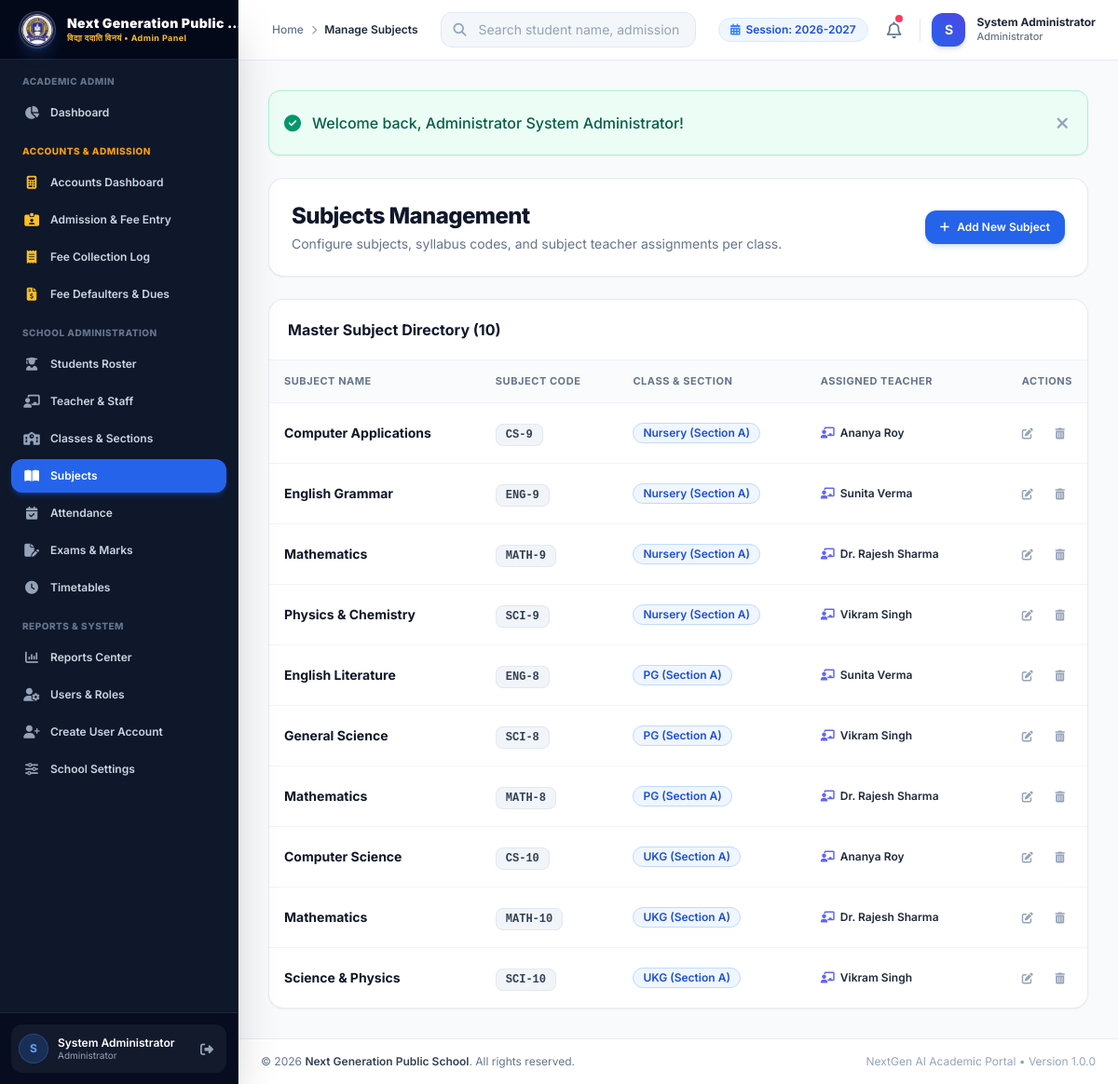
Page /admin/subjects/index.php (signed in) on the committed database.
### tables this page shows
CREATE TABLE `school_settings` (
  `id` INT AUTO_INCREMENT PRIMARY KEY,
  `setting_key` VARCHAR(100) NOT NULL UNIQUE,
  `setting_value` TEXT DEFAULT NULL,
  `updated_at` DATETIME DEFAULT CURRENT_TIMESTAMP ON UPDATE CURRENT_TIMESTAMP
);

CREATE TABLE `subjects` (
  `id` INT AUTO_INCREMENT PRIMARY KEY,
  `subject_name` VARCHAR(100) NOT NULL,
  `subject_code` VARCHAR(30) NOT NULL UNIQUE,
  `class_id` INT DEFAULT NULL,
  `teacher_id` INT DEFAULT NULL,
  `created_at` DATETIME DEFAULT CURRENT_TIMESTAMP,
  `updated_at` DATETIME DEFAULT CURRENT_TIMESTAMP ON UPDATE CURRENT_TIMESTAMP,
  FOREIGN KEY (`class_id`) REFERENCES `classes`(`id`) ON DELETE SET NULL,
  FOREIGN KEY (`teacher_id`) REFERENCES `teachers`(`id`) ON DELETE SET NULL
);

CREATE TABLE `classes` (
  `id` INT AUTO_INCREMENT PRIMARY KEY,
  `class_name` VARCHAR(50) NOT NULL,
  `section` VARCHAR(20) NOT NULL,
  `teacher_id` INT DEFAULT NULL,
  `room_number` VARCHAR(30) NOT NULL,
  `academic_session` VARCHAR(30) NOT NULL DEFAULT '2026-2027',
  `created_at` DATETIME DEFAULT CURRENT_TIMESTAMP,
  `updated_at` DATETIME DEFAULT CURRENT_TIMESTAMP ON UPDATE CURRENT_TIMESTAMP,
  FOREIGN KEY (`teacher_id`) REFERENCES `teachers`(`id`) ON DELETE SET NULL
);

CREATE TABLE `teachers` (
  `id` INT AUTO_INCREMENT PRIMARY KEY,
  `teacher_id` VARCHAR(30) NOT NULL UNIQUE,
  `name` VARCHAR(100) NOT NULL,
  `subject` VARCHAR(100) NOT NULL,
  `qualification` VARCHAR(100) NOT NULL,
  `mobile` VARCHAR(20) NOT NULL,
  `email` VARCHAR(100) NOT NULL,
  `address` TEXT,
  `joining_date` DATE NOT NULL,
  `status` ENUM('Active', 'Inactive') DEFAULT 'Active',
  `username` VARCHAR(50) DEFAULT NULL UNIQUE,
  `password` VARCHAR(255) DEFAULT NULL,
  `created_at` DATETIME DEFAULT CURRENT_TIMESTAMP,
  `updated_at` DATETIME DEFAULT CURRENT_TIMESTAMP ON UPDATE CURRENT_TIMESTAMP
);

### includes/auth.php (called while the page is built, shortened)
<?php
require_once __DIR__ . '/../config/database.php';
function base_url($path = '') {
    $script_name = $_SERVER['SCRIPT_NAME'] ?? '';
    if (strpos($script_name, '/admin/') !== false) {
        $root = substr($script_name, 0, strpos($script_name, '/admin/'));
    } elseif (strpos($script_name, '/teacher/') !== false) {
        $root = substr($script_name, 0, strpos($script_name, '/teacher/'));
    } elseif (strpos($script_name, '/student/') !== false) {
        $root = substr($script_name, 0, strpos($script_name, '/student/'));
    } else {
        $dir = dirname($script_name);
        $root = ($dir === '/' || $dir === '\\') ? '' : $dir;
    }
    $clean_path = ltrim($path, '/');
    return rtrim($root, '/') . ($clean_path ? '/' . $clean_path : '');
}
function is_logged_in() {
    return isset($_SESSION['user_id']) && !empty($_SESSION['user_id']);
}
function is_admin() {
    return is_logged_in() && ($_SESSION['role'] ?? '') === 'admin';
}
function is_teacher() {
    return is_logged_in() && ($_SESSION['role'] ?? '') === 'teacher';
}
function is_student() {
    return is_logged_in() && ($_SESSION['role'] ?? '') === 'student';
}
function get_school_setting($key, $default = '') {
    global $pdo;
    try {
        $stmt = $pdo->prepare("SELECT setting_value FROM school_settings WHERE setting_key = :k LIMIT 1");
        $stmt->execute(['k' => $key]);
        $val = $stmt->fetchColumn();
        return $val !== false ? $val : $default;
    } catch (Exception $e) {
        return $default;
    }
}
function e($string) {
    return htmlspecialchars($string ?? '', ENT_QUOTES, 'UTF-8');
}
function csrf_token() {
    return $_SESSION['csrf_token'];
}

### admin/subjects/index.php (the view, shortened to what this page needs)
<?php
$page_title = 'Manage Subjects';
require_once __DIR__ . '/../../includes/header.php';
$query = "SELECT s.*, c.class_name, c.section, t.name as teacher_name
          FROM subjects s
          LEFT JOIN classes c ON s.class_id = c.id
          LEFT JOIN teachers t ON s.teacher_id = t.id
          ORDER BY c.class_name ASC, s.subject_name ASC";
$subjects = $pdo->query($query)->fetchAll();
?>
<div class="space-y-6">
    <div class="flex flex-col md:flex-row md:items-center justify-between gap-4 bg-white p-6 rounded-2xl border border-slate-200/80 shadow-sm">
        <div>
            <h1 class="text-2xl font-extrabold text-slate-900 tracking-tight">Subjects Management</h1>
            <p class="text-sm text-slate-500 mt-1">Configure subjects, syllabus codes, and subject teacher assignments per class.</p>
        </div>
        <div>
            <a href="<?= base_url('admin/subjects/add.php') ?>" class="inline-flex items-center space-x-2 px-4 py-2.5 bg-blue-600 hover:bg-blue-700 text-white font-semibold text-xs rounded-xl shadow-md shadow-blue-500/20 transition-all">
                <i class="fa-solid fa-plus text-xs"></i>
                <span>Add New Subject</span>
            </a>
        </div>
    </div>
    <div class="bg-white rounded-2xl border border-slate-200/80 shadow-sm overflow-hidden">
        <div class="p-5 border-b border-slate-100 flex items-center justify-between">
            <h3 class="font-bold text-slate-900 text-base">Master Subject Directory (<?= count($subjects) ?>)</h3>
        </div>
        <div class="overflow-x-auto">
            <table class="w-full text-left border-collapse">
                <thead>
                    <tr class="bg-slate-50/70 border-b border-slate-100 text-[11px] font-bold text-slate-500 uppercase tracking-wider">
                        <th class="py-3.5 px-4">Subject Name</th>
                        <th class="py-3.5 px-4">Subject Code</th>
                        <th class="py-3.5 px-4">Class & Section</th>
                        <th class="py-3.5 px-4">Assigned Teacher</th>
                        <th class="py-3.5 px-4 text-right">Actions</th>
                    </tr>
                </thead>
                <tbody class="divide-y divide-slate-100 text-sm font-medium text-slate-700">
                    <?php if (empty($subjects)): ?>
                        <tr>
                            <td colspan="5" class="py-8 text-center text-slate-400">No subjects created yet. Click 'Add New Subject' to begin.</td>
                        </tr>
                    <?php else: ?>
                        <?php foreach ($subjects as $s): ?>
                            <tr class="hover:bg-slate-50/80 transition-colors">
                                <td class="py-3.5 px-4">
                                    <span class="font-bold text-slate-900 block"><?= e($s['subject_name']) ?></span>
                                </td>
                                <td class="py-3.5 px-4">
                                    <span class="font-mono text-xs px-2.5 py-1 bg-slate-100 text-slate-700 rounded-lg border border-slate-200 font-bold"><?= e($s['subject_code']) ?></span>
                                </td>
                                <td class="py-3.5 px-4">
                                    <span class="inline-flex items-center px-2.5 py-0.5 rounded-full text-xs font-semibold bg-blue-50 text-blue-700 border border-blue-200">
                                        <?= e($s['class_name'] ?? 'Unassigned') ?> (Section <?= e($s['section'] ?? '-') ?>)
                                    </span>
                                </td>
                                <td class="py-3.5 px-4">
                                    <?php if (!empty($s['teacher_name'])): ?>
                                        <span class="text-xs font-semibold text-slate-800 flex items-center space-x-1.5">
                                            <i class="fa-solid fa-chalkboard-user text-indigo-500"></i>
                                            <span><?= e($s['teacher_name']) ?></span>
                                        </span>
                                    <?php else: ?>
                                        <span class="text-xs text-amber-600 font-medium italic">Not Assigned</span>
                                    <?php endif; ?>
                                </td>
                                <td class="py-3.5 px-4 text-right space-x-1">
                                    <a href="<?= base_url('admin/subjects/edit.php?id=' . $s['id']) ?>" class="p-2 text-slate-400 hover:text-blue-600 hover:bg-blue-50 rounded-lg transition-colors inline-block" title="Edit">
                                        <i class="fa-solid fa-pen-to-square text-xs"></i>
                                    </a>
                                    <a href="<?= base_url('admin/subjects/index.php?action=delete&id=' . $s['id'] . '&csrf=' . csrf_token()) ?>" onclick="return confirm('Are you sure you want to delete this subject?')" class="p-2 text-slate-400 hover:text-rose-600 hover:bg-rose-50 rounded-lg transition-colors inline-block" title="Delete">
                                        <i class="fa-solid fa-trash-can text-xs"></i>
                                    </a>
                                </td>
                            </tr>
                        <?php endforeach; ?>
                    <?php endif; ?>
                </tbody>
            </table>
        </div>
    </div>
</div>
<?php require_once __DIR__ . '/../../includes/footer.php'; ?>

### includes/navbar.php (shortened to what this page needs)
<?php
if (is_admin()) {
    $nav_dash_link = base_url('admin/dashboard.php');
    $nav_role_title = 'Administrator';
    $nav_bg_gradient = 'from-blue-600 to-indigo-600';
} elseif (is_accountant()) {
    $nav_dash_link = base_url('admin/accounts/index.php');
    $nav_role_title = 'Accountant';
    $nav_bg_gradient = 'from-amber-600 to-yellow-600';
} elseif (is_teacher()) {
    $nav_dash_link = base_url('teacher/dashboard.php');
    $nav_role_title = 'Teacher';
    $nav_bg_gradient = 'from-indigo-600 to-purple-600';
} else {
    $nav_dash_link = base_url('student/dashboard.php');
    $nav_role_title = 'Student / Parent';
    $nav_bg_gradient = 'from-emerald-600 to-teal-600';
}
$current_academic_session = get_school_setting('academic_session', '2026-2027');
?>
<header class="sticky top-0 z-30 bg-white/90 backdrop-blur-md border-b border-slate-200/80 no-print">
    <div class="flex items-center justify-between h-16 px-4 md:px-6">
        <div class="flex items-center space-x-3">
            <div class="hidden sm:flex items-center space-x-2 text-xs text-slate-500 font-medium">
                <a href="<?= $nav_dash_link ?>" class="hover:text-blue-600">Home</a>
                <i class="fa-solid fa-chevron-right text-[10px] text-slate-400"></i>
                <span class="text-slate-800 font-semibold"><?= e($page_title ?? 'Dashboard') ?></span>
            </div>
        </div>
        <div class="hidden md:flex items-center flex-1 max-w-md mx-6">
            <?php if (!is_student()): ?>
            <form action="<?= base_url(is_teacher() ? 'teacher/students/index.php' : 'admin/students/index.php') ?>" method="GET" class="w-full relative">
                <div class="absolute inset-y-0 left-0 pl-3.5 flex items-center pointer-events-none text-slate-400">
                    <i class="fa-solid fa-magnifying-glass text-sm"></i>
                </div>
                <input type="text" name="search" placeholder="Search student name, admission no..."
                    class="w-full pl-10 pr-4 py-2 text-sm bg-slate-100/80 border border-slate-200 rounded-xl focus:bg-white focus:outline-none focus:ring-2 focus:ring-blue-500/20 focus:border-blue-500 transition-all placeholder-slate-400">
            </form>
            <?php endif; ?>
        </div>
        <div class="flex items-center space-x-3">
            <div class="hidden lg:flex items-center space-x-1.5 px-3 py-1 bg-blue-50 text-blue-700 rounded-full text-xs font-semibold border border-blue-100">
                <i class="fa-solid fa-calendar-days text-blue-500"></i>
                <span>Session: <?= e($current_academic_session) ?></span>
            </div>
            <div class="relative">
                <a href="<?= base_url(is_admin() || is_accountant() ? 'admin/notices/index.php' : (is_teacher() ? 'teacher/notices/index.php' : 'student/notices.php')) ?>" class="relative p-2 rounded-xl text-slate-500 hover:text-slate-700 hover:bg-slate-100 transition-colors inline-block" title="Notices">
                    <i class="fa-regular fa-bell text-lg"></i>
                    <span class="absolute top-1.5 right-1.5 w-2 h-2 rounded-full bg-rose-500 ring-2 ring-white"></span>
                </a>
            </div>
            <div class="flex items-center space-x-3">
                <div class="w-9 h-9 rounded-xl bg-gradient-to-tr <?= $nav_bg_gradient ?> text-white flex items-center justify-center font-bold text-sm shadow-md">
                    <?= strtoupper(substr($_SESSION['full_name'] ?? 'U', 0, 1)) ?>
                </div>
                <div class="hidden md:block text-left">
                    <span class="block text-xs font-bold text-slate-800 leading-tight"><?= e($_SESSION['full_name'] ?? 'User') ?></span>
                    <span class="block text-[11px] text-slate-500 font-medium"><?= $nav_role_title ?></span>
                </div>
            </div>
        </div>
    </div>
</header>

### rows in the picture
school_settings: setting_value "2026-2027"
subjects: subject_name "Computer Applications", subject_code "CS-9", class.class_name "Nursery", class.section "A", teacher.name "Ananya Roy"
subjects: subject_name "English Grammar", subject_code "ENG-9", class.class_name "Nursery", class.section "A", teacher.name "Sunita Verma"
subjects: subject_name "Mathematics", subject_code "MATH-9", class.class_name "Nursery", class.section "A", teacher.name "Dr. Rajesh Sharma"
subjects: subject_name "Physics & Chemistry", subject_code "SCI-9", class.class_name "Nursery", class.section "A", teacher.name "Vikram Singh"
subjects: subject_name "English Literature", subject_code "ENG-8", class.class_name "PG", class.section "A", teacher.name "Sunita Verma"
subjects: subject_name "General Science", subject_code "SCI-8", class.class_name "PG", class.section "A", teacher.name "Vikram Singh"
subjects: subject_name "Mathematics", subject_code "MATH-8", class.class_name "PG", class.section "A", teacher.name "Dr. Rajesh Sharma"
subjects: subject_name "Computer Science", subject_code "CS-10", class.class_name "UKG", class.section "A", teacher.name "Ananya Roy"
subjects: subject_name "Mathematics", subject_code "MATH-10", class.class_name "UKG", class.section "A", teacher.name "Dr. Rajesh Sharma"
subjects: subject_name "Science & Physics", subject_code "SCI-10", class.class_name "UKG", class.section "A", teacher.name "Vikram Singh"

### other values in the picture
$role_badge "Admin Panel"
substr($_SESSION['full_name'] ?? 'U', 0, 1) "S"
$_SESSION['full_name'] "System Administrator"
$role_label "Administrator"
$page_title "Manage Subjects"
$nav_role_title "Administrator"
$flash['text'] "Welcome back, Administrator System Administrator!"
count($subjects) "10"
